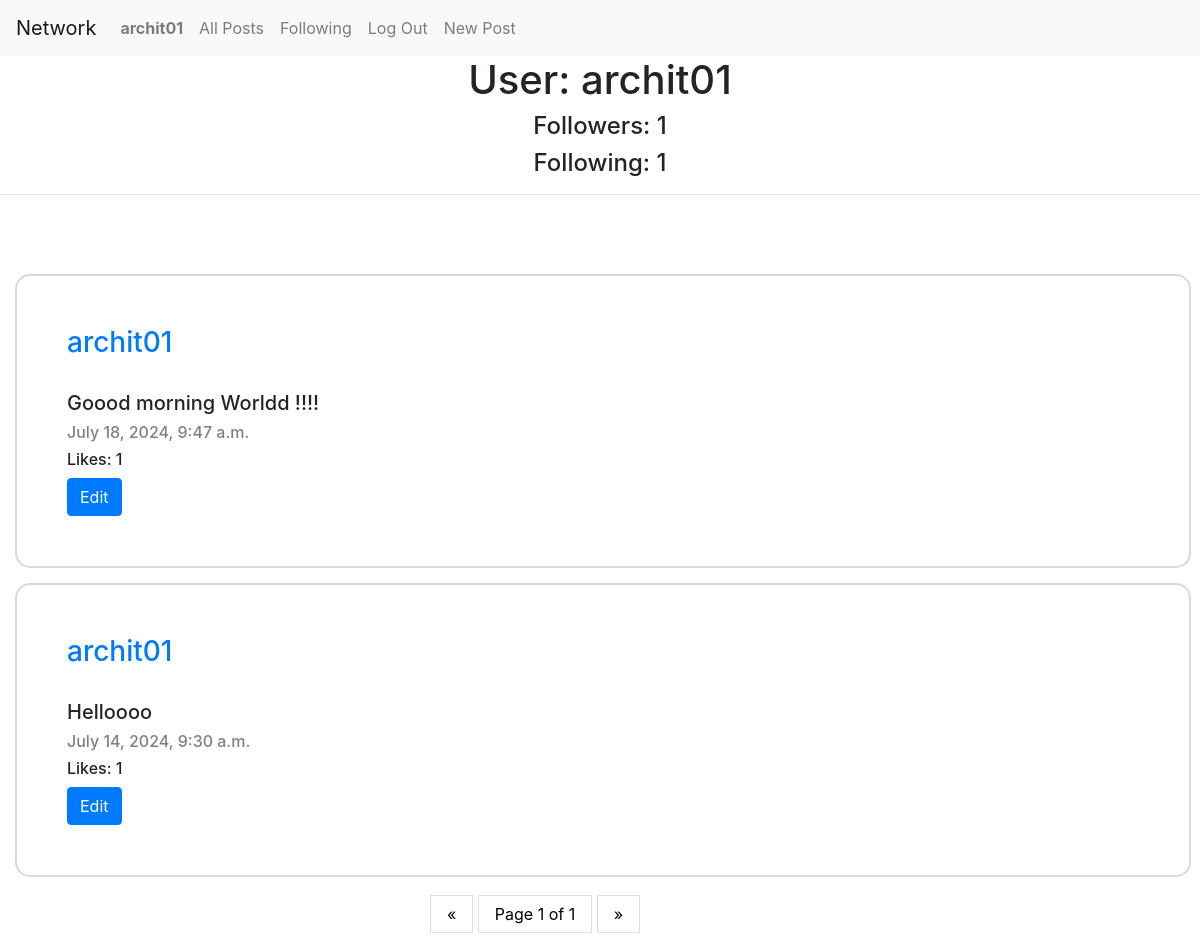
Screenshot of /profile/archit01 (signed in) with the database file from the repository.
### network/models.py (models this page shows, shortened)
class User(AbstractUser):
    pass

class Post(models.Model):
    user = models.ForeignKey("User", on_delete=models.CASCADE, related_name="post")
    content = models.TextField(blank=True)
    timestamp = models.DateTimeField(auto_now_add=True)

### network/views.py (the view, shortened to what this page needs)
# urls.py: path("profile/<str:name>", views.profile, name="profile"),
@login_required
def profile(request, name):
    likes = Like.objects.filter(user = request.user)
    liked_post = []
    for like in likes:
        liked_post.append(like.post)
    user = User.objects.get(username = name)
    posts = Post.objects.filter(user = user.id).order_by('-timestamp')
    paginator = Paginator(posts, 10)
    page_number = request.GET.get('page')
    page_obj = paginator.get_page(page_number)
    followers = Followers.objects.filter(followers = user.id).count()
    following = Followers.objects.filter(user = user.id).count()
    follows = Followers.objects.filter(user = request.user)
    action = "follow"
    for follow in follows:
        if follow.followers.username == name:
            action = 'unfollow'
    return render(request, "network/profile.html",{
        "name":name,
        "posts":page_obj,
        "followers":followers,
        "following":following,
        "action":action,
        "username":request.user.username,
        "liked_post":liked_post
    })

### network/templates/network/profile.html (shortened to what this page needs)
{% extends "network/layout.html" %}
{% load static %}
{% block body %}
    <h1 style="text-align: center;">User: {{ name }}</h1>
    <h4 style="text-align: center;">Followers: {{ followers }}</h4>
    <h4 style="text-align: center;">Following: {{ following }}</h4>
    <hr>
    <br>
    <br>
    {% for post in posts %}
        <div class="block">
            <a href="{% url 'profile' post.user %}"><h3>{{ post.user }}</h3></a>
            <br>
            <h5 id="content">{{ post.content }}</h5>
            <h6 style="color: grey;">{{ post.timestamp }}</h6>
            <h6 id="count">Likes: {{ post.likedPost.count }}</h6>
            {% if user == post.user %}
                <button id="edit" class="btn btn-primary" data-identity="{{post.id}}">Edit</button>
            {% endif %}
        </div>
    {% endfor %}
    <div class="center">
        <div class="pagination">
            <span class="step-links">
                {% if posts.has_previous %}
                    <a href="?page=1">&laquo; first</a>
                    <a href="?page={{ posts.previous_page_number }}">previous</a>
                {% else %}
                    <a href="#">&laquo;</a>
                {% endif %}
                <span class="current">
                    <a href="?page={{ posts.number }}">Page {{ posts.number }} of {{ posts.paginator.num_pages }}</a>
                </span>
                {% if posts.has_next %}
                    <a href="?page={{ posts.next_page_number }}">next</a>
                    <a href="?page={{ posts.paginator.num_pages }}">last &raquo;</a>
                {% else %}
                    <a href="#">&raquo;</a>
                {% endif %}
            </span>
        </div>
    </div>
{% endblock %}

### network/templates/network/layout.html (shortened to what this page needs)
{% load static %}
<!DOCTYPE html>
<html lang="en">
    <head>
        <link rel="stylesheet" href="https://stackpath.bootstrapcdn.com/bootstrap/4.4.1/css/bootstrap.min.css">
        <link href="{% static 'network/styles.css' %}" rel="stylesheet">
        <link rel="stylesheet" href="https://cdn.jsdelivr.net/npm/bootstrap-icons@1.11.3/font/bootstrap-icons.min.css">
    </head>
    <body>
        <nav class="navbar navbar-expand-lg navbar-light bg-light">
            <a class="navbar-brand" href="#">Network</a>
            <div>
              <ul class="navbar-nav mr-auto">
                {% if user.is_authenticated %}
                    <li class="nav-item">
                        <a class="nav-link" href="{% url 'profile' user.username %}"><strong>{{ user.username }}</strong></a>
                    </li>
                {% endif %}
                <li class="nav-item">
                  <a class="nav-link" href="{% url 'index' %}">All Posts</a>
                </li>
                {% if user.is_authenticated %}
                    <li class="nav-item">
                        <a class="nav-link" href="{% url 'following' %}">Following</a>
                    </li>
                    <li class="nav-item">
                        <a class="nav-link" href="{% url 'logout' %}">Log Out</a>
                    </li>
                    <li class="nav-item">
                        <a class="nav-link" href="{% url 'new' %}">New Post</a>
                    </li>
                {% endif %}
              </ul>
            </div>
          </nav>
        <div class="body">
            {% block body %}
            {% endblock %}
        </div>
    </body>
</html>

### network/static/network/styles.css (style rules this page uses)
.block { width: 98%; border: 2px solid #D7DADC; padding: 50px; margin: 15px; border-radius: 15px; }
.center { margin: auto; width: 30%; padding: 10px; }
.pagination a { color: black; float: center; padding: 8px 16px; text-decoration: none; transition: background-color .3s; border: 1px solid #ddd; }

### rows the page displays
User: username "archit01"
Post: user "archit01", content "Goood morning Worldd !!!!", timestamp "July 18, 2024, 9:47 a.m.", likedPost.count "1"
Post: user "archit01", content "Helloooo", timestamp "July 14, 2024, 9:30 a.m.", likedPost.count "1"

### other values shown
{{ followers }} "1"
{{ following }} "1"
{{ posts.number }} "1"
{{ posts.paginator.num_pages }} "1"
